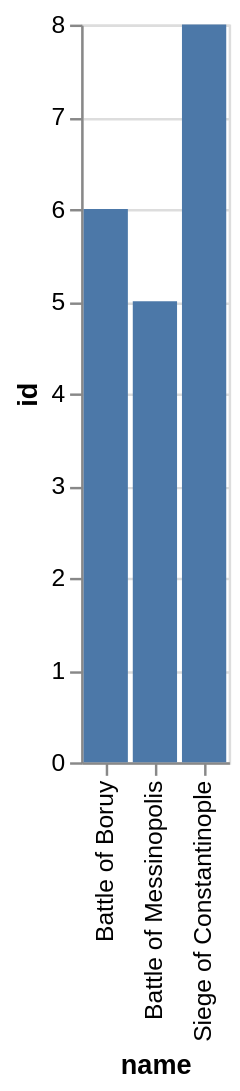

This figure's Vega-Lite source:
### Vega-Lite specification from a JSON file in a GitHub repository (floating-point values rounded to 4 significant figures)
{"data": {"values": [{"x_data": "Battle of Boruy", "y_data": 6}, {"x_data": "Battle of Messinopolis", "y_data": 5}, {"x_data": "Siege of Constantinople", "y_data": 8}]}, "mark": "bar", "encoding": {"x": {"field": "x_data", "type": "nominal", "title": "name", "sort": "ascending"}, "y": {"field": "y_data", "type": "quantitative", "title": "id"}}}
